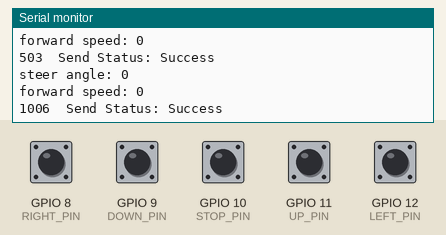
A sketch run on a simulated ESP32-C3. Parts: the last lines printed to the serial monitor. The test bench sets the inputs (shaded band); at power-on: GPIO 8 (RIGHT_PIN), GPIO 9 (DOWN_PIN), GPIO 10 (STOP_PIN), GPIO 11 (UP_PIN), GPIO 12 (LEFT_PIN) HIGH.

Above: at 1.2 s.
1.3 s: GPIO 8 (RIGHT_PIN) pulled LOW for 0.15 s
At 2.81 s:
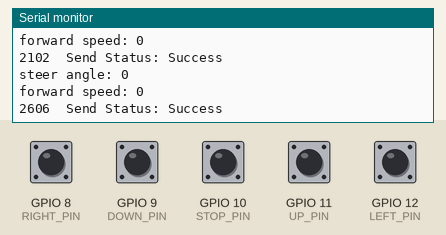
2.9 s: GPIO 9 (DOWN_PIN) pulled LOW for 0.15 s
At 3.5 s:
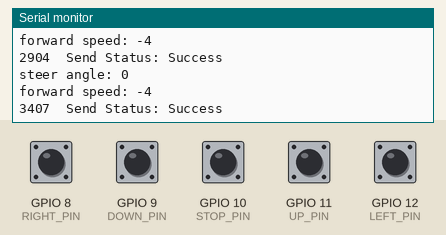
4.5 s: GPIO 10 (STOP_PIN) pulled LOW for 0.15 s
At 4.9 s:
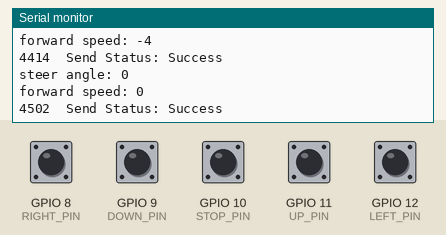
6.1 s: GPIO 11 (UP_PIN) pulled LOW for 0.15 s
At 7.0 s:
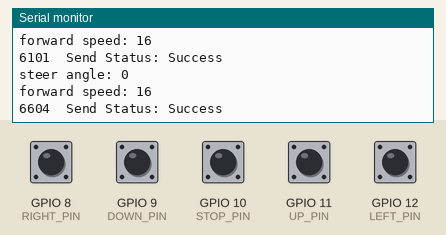
7.7 s: GPIO 12 (LEFT_PIN) pulled LOW for 0.15 s
At 9.21 s:
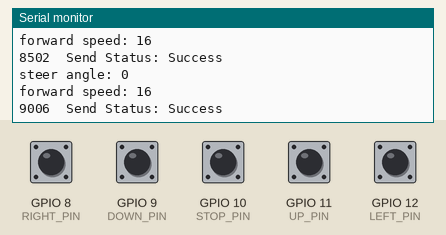
9.3 s: GPIO 8 (RIGHT_PIN) pulled LOW for 1 s
Timing chart, 0 to 12.3 s (numbered marks = the images above; inputs shaded):
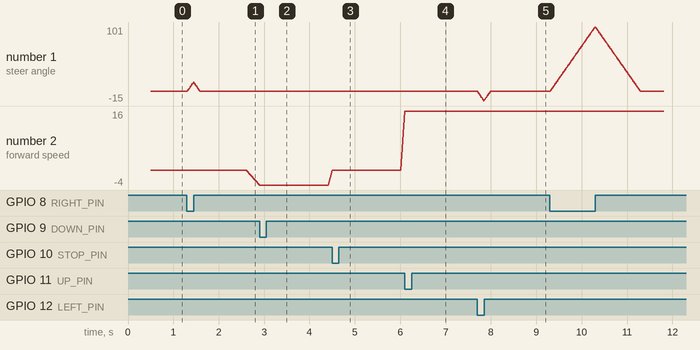

The sketch:

transmitter_v3.ino
```cpp
#include <esp_now.h>
#include <WiFi.h>
#include <esp_wifi.h>

//TO DO:
/*
- https://docs.espressif.com/projects/esp-idf/en/latest/esp32c3/api-reference/peripherals/gpio.html
Pins 0 to 5 can be used to wake it from deep sleep
- mac address hardcode
- pairing mode
- optimize sleep states to save energy during operation
- only send when there's a change in the state
- regular handshake to confirm connection & stop vehicle if disconnected
- update voltage method
- maybe research other wifi modes of esp to increase range
- check sum on the receiver end
*/
/*

<< This Device Master >>
Flow: Master
Step 1 : ESPNow Init on Master and set it in STA mode
Step 2 : Start scanning for Slave ESP32 (we have added a prefix of `slave` to the SSID of slave for an easy setup)
Step 3 : Once found, add Slave as peer
Step 4 : Register for send callback
Step 5 : Start Transmitting data from Master to Slave

Flow: Slave
Step 1 : ESPNow Init on Slave
Step 2 : Update the SSID of Slave with a prefix of `slave`
Step 3 : Set Slave in AP mode
Step 4 : Register for receive callback and wait for data
Step 5 : Once data arrives, print it in the serial monitor

Note: Master and Slave have been defined to easily understand the setup.
Based on the ESPNOW API, there is no concept of Master and Slave.
Any devices can act as master or slave.
*/

#define UP_PIN 11
#define STOP_PIN 10
#define LEFT_PIN 12
#define RIGHT_PIN 8
#define DOWN_PIN 9
#define BAT_MONITOR_PIN 1

// #define UP_PIN D0
// #define STOP_PIN D1
// #define LEFT_PIN D2
// #define RIGHT_PIN D5
// #define DOWN_PIN D4


//deep sleep
// #define BUTTON_PIN_BITMASK(GPIO) (1ULL << GPIO)  // 2 ^ GPIO_NUMBER in hex
// gpio_num_t wakeup_pins[] = {GPIO_NUM_8, GPIO_NUM_9, GPIO_NUM_10, GPIO_NUM_11, GPIO_NUM_12};
// RTC_DATA_ATTR int bootCount = 0;


float cartBatteryVoltage;

typedef struct transmitter_message {
  int16_t forward_speed;
  int16_t steer_angle;
  int16_t remoteBatteryVoltage;
} transmitter_message;

typedef struct incoming_message {
  int16_t cartBatteryVoltage;
} incoming_message;

transmitter_message outgoingMessage;
incoming_message incomingMessage;

//ESP NOW
uint8_t espNowBroadcastAddress[] = { 0x74, 0x4d, 0xbd, 0x81, 0xba, 0xd4 };
// 74:4d:bd:81:ba:d4
// Create peer interface
esp_now_peer_info_t peerInfo;

// callback when data is sent from Master to Slave
void OnDataSent(const uint8_t *mac_addr, esp_now_send_status_t status) {
  char macStr[18];
  snprintf(macStr, sizeof(macStr), "%02x:%02x:%02x:%02x:%02x:%02x",
           mac_addr[0], mac_addr[1], mac_addr[2], mac_addr[3], mac_addr[4], mac_addr[5]);
  // Serial.print("Last Packet Sent to: ");
  // Serial.println(macStr);
  // Serial.print("Last Packet Send Status: ");
  // Serial.println(status == ESP_NOW_SEND_SUCCESS ? "Delivery Success" : "Delivery Fail");
}

// Callback when data is received
void OnDataRecv(const uint8_t *mac, const uint8_t *incomingData, int len) {
  memcpy(&incomingMessage, incomingData, sizeof(incomingMessage));
  // Serial.print("Bytes received: ");
  // Serial.println(len);
  cartBatteryVoltage = incomingMessage.cartBatteryVoltage;
}

void InitESPNow() {
  WiFi.disconnect();
  if (esp_now_init() == ESP_OK) {
    // Serial.println("ESPNow Init Success");
  } else {
    // Serial.println("ESPNow Init Failed");
    delay(500);
    ESP.restart();
  }
}

void sendData() {
  const uint8_t *peer_addr = peerInfo.peer_addr;
  Serial.print("steer angle: "); Serial.println(outgoingMessage.steer_angle);
  Serial.print("forward speed: "); Serial.println(outgoingMessage.forward_speed);
  esp_err_t result = esp_now_send(peer_addr, (uint8_t *)&outgoingMessage, sizeof(outgoingMessage));
  Serial.print(millis());
  Serial.print("\tSend Status: ");


  if (result == ESP_OK) {
    Serial.println("Success");
  } else if (result == ESP_ERR_ESPNOW_NOT_INIT) {
    // How did we get so far!!
    Serial.println("ESPNOW not Init.");
  } else if (result == ESP_ERR_ESPNOW_ARG) {
    Serial.println("Invalid Argument");
  } else if (result == ESP_ERR_ESPNOW_INTERNAL) {
    Serial.println("Internal Error");
  } else if (result == ESP_ERR_ESPNOW_NO_MEM) {
    Serial.println("ESP_ERR_ESPNOW_NO_MEM");
  } else if (result == ESP_ERR_ESPNOW_NOT_FOUND) {
    Serial.println("Peer not found.");
  } else {
    Serial.println("Not sure what happened");
  }

  // neopixelWrite(LED_BUILTIN, 0, 10, 0);  // Off / black
  // RGB_BUILTIN
  // Serial.println(outgoingMessage.forward_speed);
  // Serial.println(outgoingMessage.steer_angle);
}

int lastEventTime;
int lastSentTime;
void setup() {
  pinMode(UP_PIN, INPUT_PULLUP);
  pinMode(STOP_PIN, INPUT_PULLUP);
  pinMode(LEFT_PIN, INPUT_PULLUP);
  pinMode(RIGHT_PIN, INPUT_PULLUP);
  pinMode(DOWN_PIN, INPUT_PULLUP);

  // pinMode(BAT_MONITOR_PIN, INPUT);

  Serial.begin(115200);

  //deep sleep wake
  // ++bootCount;
  // Serial.println("Boot number: " + String(bootCount));
  //Print the wakeup reason for ESP32
  // print_wakeup_reason();

  //If you were to use ext1, you would use it like
  // uint64_t bitmask = 0;
  // for(int i = 0; i < sizeof(wakeup_pins) / sizeof(wakeup_pins[0]); i++){
  //   bitmask = bitmask | BUTTON_PIN_BITMASK(wakeup_pins[i]);
  //   rtc_gpio_pullup_en(wakeup_pins[i]);
  //   rtc_gpio_pulldown_dis(wakeup_pins[i]);
  // }
  // esp_sleep_enable_ext1_wakeup_io(bitmask, ESP_EXT1_WAKEUP_ANY_LOW);


  //ESPNOW setup
  // Set device as a Wi-Fi Station
  WiFi.mode(WIFI_STA);
  // esp_wifi_set_protocol( WIFI_IF_STA , WIFI_PROTOCOL_LR);


  // Init ESP-NOW
  if (esp_now_init() != ESP_OK) {
    Serial.println("Error initializing ESP-NOW");
    return;
    ESP.restart();
  }

  // Once ESPNow is successfully Init, we will register for Send CB to
  // get the status of Trasnmitted packet
  esp_now_register_send_cb(OnDataSent);

  // Register peer
  memcpy(peerInfo.peer_addr, espNowBroadcastAddress, 6);
  peerInfo.channel = 0;
  peerInfo.encrypt = false;

  // Add peer
  if (esp_now_add_peer(&peerInfo) != ESP_OK) {
    Serial.println("Failed to add peer");
    return;
  }

  lastEventTime = millis();
  lastSentTime = millis();

}

void batteryMonitor() {
  //with 1:1 voltage divider, 4.2V should be 2.1V --> 1023 * (2.1V / 3.3V) = 651
  //to go from ticks to V, 651 --> 4.2V, 0 --> 0V
  float batteryOffset = 290;  //calibrate later (detect ticks at 4.2V)
  float ticksToVoltage = 4.2 / batteryOffset;

  outgoingMessage.remoteBatteryVoltage = 0;  //analogRead(BAT_MONITOR_PIN) * ticksToVoltage;
}

int speedLevel = 0;  // -3 to 9 speed level, with [INSERT SOMETHING] being freespinning wheel (CODE THIS IN)
//first forward from standing start will increase it to level 4, with subsequent increments being 1
float steerAngle = 0;  // positive for right, negative for left
void loop() {
  bool changed = updateButtonPressState();

  //make sure it connects back when it disconnects

  batteryMonitor();

  // Serial.print("Forward: ");
  // Serial.print(outgoingMessage.forward_speed);
  // Serial.print("  Steer: ");
  // Serial.println( outgoingMessage.steer_angle);
  // Serial.print("  Battery V: ");
  // Serial.println(batteryVoltage);


  if (changed || millis() - lastSentTime > 500) {
    sendData();
    lastSentTime = millis();
  }
  if (millis() - lastEventTime > 60000 && outgoingMessage.forward_speed == 0) {
    enterDeepSleep();
  }

  // neopixelWrite(RGB_BUILTIN, 0, 0, 0);  // Red

  delay(5);
}

void enterDeepSleep() {
  //ENABLE DEEP SLEEP OF DW1000 CHIP TOO
  // digitalWrite(RGB_BUILTIN, LOW);
  // delay(1000);
  // digitalWrite(RGB_BUILTIN, HIGH);
  // delay(1000);

  // neopixelWrite(RGB_BUILTIN, 0, 0, 0);  // Off / black;
  // esp_deep_sleep_start();
}


bool pressed = false;
int lastSpeedLevel;
float lastSteerAngle;
float increment = 0.6;
bool updateButtonPressState() {
  bool stop_pin = !digitalRead(STOP_PIN);
  bool up = !digitalRead(UP_PIN);
  bool down = !digitalRead(DOWN_PIN);
  bool left = !digitalRead(LEFT_PIN);
  bool right = !digitalRead(RIGHT_PIN);
  bool changed = false;

  if (stop_pin && !pressed) {
    pressed = true;
    speedLevel = 0;
    steerAngle = 0;
    //hold this button down to enable free-spinning wheels
    // Serial.println("STOP");
  } else if (up && !pressed) {
    pressed = true;
    if (speedLevel == 0) speedLevel = 4;
    else speedLevel = min(50, speedLevel + 1);
  } else if (down && !pressed) {
    pressed = true;
    speedLevel = max(-3, speedLevel - 1);
  }
  if (left) {  //turning should stop as soon as button is released
    steerAngle = max(steerAngle - increment, float(-135.0));
  } else if (right) {
    steerAngle = min(steerAngle + increment, float(135.0));
  }
  else{
    steerAngle = max(float(0.0), fabs(steerAngle) - increment) * sgn(steerAngle);
  }

  if (!stop_pin && !up && !down) {
    pressed = false;
    if (!left && !right) changed = false;
    //    Serial.println("RESET");
  }

  if (stop_pin && up && down && left && right){ //user can restart like this
    ESP.restart();
  }


  changed = !(lastSteerAngle == steerAngle) || !(lastSpeedLevel == speedLevel);
  if (changed) {
    lastEventTime = millis();
  }
  lastSpeedLevel = speedLevel;
  lastSteerAngle = steerAngle;

  outgoingMessage.forward_speed = speedLevel * 4;
  outgoingMessage.steer_angle = int(steerAngle);

  return changed;
}

bool isChangedSinceLast(int lastSpeed, int currentSpeed) {
  return !(lastSpeed == currentSpeed);
}


int sgn(float num){
  if(num > 0.0)
    return 1;
  else if(num < 0.0)
    return -1;
  return 0;
}

// void print_wakeup_reason() {
//   esp_sleep_wakeup_cause_t wakeup_reason;

//   wakeup_reason = esp_sleep_get_wakeup_cause();

//   switch (wakeup_reason) {
//     case ESP_SLEEP_WAKEUP_EXT0:     Serial.println("Wakeup caused by external signal using RTC_IO"); break;
//     case ESP_SLEEP_WAKEUP_EXT1:     Serial.println("Wakeup caused by external signal using RTC_CNTL"); break;
//     case ESP_SLEEP_WAKEUP_TIMER:    Serial.println("Wakeup caused by timer"); break;
//     case ESP_SLEEP_WAKEUP_TOUCHPAD: Serial.println("Wakeup caused by touchpad"); break;
//     case ESP_SLEEP_WAKEUP_ULP:      Serial.println("Wakeup caused by ULP program"); break;
//     default:                        Serial.printf("Wakeup was not caused by deep sleep: %d\n", wakeup_reason); break;
//   }
// }
```

Measured:
- after the input at 1.3 s, the serial monitor: prints a new line at once (image 1)
- after the input at 2.9 s, the serial monitor: prints a new line at once (image 2)
- after the input at 4.5 s, the serial monitor: prints a new line at once (image 3)
- after the input at 6.1 s, the serial monitor: prints a new line at once (image 4)
- after the input at 7.7 s, the serial monitor: prints a new line at once (image 5)
- plotted number 2: 0 → -4 after the input at 2.9 s, 0 → 16 after the input at 6.1 s
